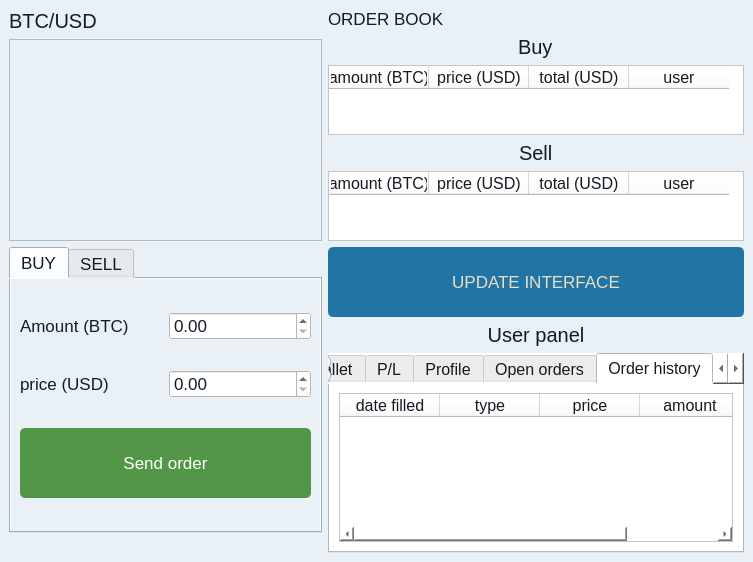
<?xml version="1.0" encoding="UTF-8"?>
<ui version="4.0">
 <class>mainwindow</class>
 <widget class="QMainWindow" name="mainwindow">
  <property name="windowModality">
   <enum>Qt::NonModal</enum>
  </property>
  <property name="enabled">
   <bool>true</bool>
  </property>
  <property name="geometry">
   <rect>
    <x>0</x>
    <y>0</y>
    <width>753</width>
    <height>562</height>
   </rect>
  </property>
  <property name="sizePolicy">
   <sizepolicy hsizetype="Fixed" vsizetype="Fixed">
    <horstretch>0</horstretch>
    <verstretch>0</verstretch>
   </sizepolicy>
  </property>
  <property name="maximumSize">
   <size>
    <width>753</width>
    <height>562</height>
   </size>
  </property>
  <property name="windowTitle">
   <string>MainWindow</string>
  </property>
  <property name="styleSheet">
   <string notr="true">background-color:#E9F1F7</string>
  </property>
  <widget class="QWidget" name="centralwidget">
   <layout class="QGridLayout" name="gridLayout_3">
    <item row="0" column="1">
     <layout class="QVBoxLayout" name="verticalLayout">
      <item>
       <widget class="QLabel" name="orderbook_label">
        <property name="styleSheet">
         <string notr="true">font-family: &quot;Century&quot;;
font-size: 13pt;
color: #131B23;</string>
        </property>
        <property name="text">
         <string>ORDER BOOK</string>
        </property>
       </widget>
      </item>
      <item alignment="Qt::AlignHCenter">
       <widget class="QLabel" name="buy_label_orderbook">
        <property name="styleSheet">
         <string notr="true">font: 50pt &quot;Century&quot;;
font-size: 15pt;
color: #131B23;
</string>
        </property>
        <property name="text">
         <string>Buy</string>
        </property>
       </widget>
      </item>
      <item>
       <widget class="QTableWidget" name="buy_orders_table">
        <property name="styleSheet">
         <string notr="true">font-family: &quot;Century&quot;;
font-size: 12pt;
color: #131B23;
background-color:white</string>
        </property>
        <property name="sizeAdjustPolicy">
         <enum>QAbstractScrollArea::AdjustToContents</enum>
        </property>
        <property name="editTriggers">
         <set>QAbstractItemView::NoEditTriggers</set>
        </property>
        <column>
         <property name="text">
          <string>amount (BTC)</string>
         </property>
        </column>
        <column>
         <property name="text">
          <string>price (USD)</string>
         </property>
        </column>
        <column>
         <property name="text">
          <string>total (USD)</string>
         </property>
        </column>
        <column>
         <property name="text">
          <string>user</string>
         </property>
        </column>
       </widget>
      </item>
      <item alignment="Qt::AlignHCenter">
       <widget class="QLabel" name="sell_label_orderbook">
        <property name="styleSheet">
         <string notr="true">font: 50pt &quot;Century&quot;;
font-size: 15pt;
color: #131B23;</string>
        </property>
        <property name="text">
         <string>Sell</string>
        </property>
       </widget>
      </item>
      <item>
       <widget class="QTableWidget" name="sell_orders_table">
        <property name="maximumSize">
         <size>
          <width>16777215</width>
          <height>16777215</height>
         </size>
        </property>
        <property name="styleSheet">
         <string notr="true">font-family: &quot;Century&quot;;
font-size: 12pt;
color: #131B23;
background-color:white</string>
        </property>
        <property name="sizeAdjustPolicy">
         <enum>QAbstractScrollArea::AdjustToContents</enum>
        </property>
        <property name="editTriggers">
         <set>QAbstractItemView::NoEditTriggers</set>
        </property>
        <column>
         <property name="text">
          <string>amount (BTC)</string>
         </property>
        </column>
        <column>
         <property name="text">
          <string>price (USD)</string>
         </property>
        </column>
        <column>
         <property name="text">
          <string>total (USD)</string>
         </property>
        </column>
        <column>
         <property name="text">
          <string>user</string>
         </property>
        </column>
       </widget>
      </item>
     </layout>
    </item>
    <item row="1" column="1">
     <layout class="QVBoxLayout" name="verticalLayout_6">
      <item>
       <widget class="QPushButton" name="update_interface_button">
        <property name="styleSheet">
         <string notr="true">QPushButton{
	font-family: &quot;Century&quot;;
	font-size: 13pt;
	color: #E7DFC6;
	background-color:#2274A5;
	border-radius: 5;
	height:70 pt;
}

QPushButton:hover{
	background-color:#2a8cc7;
	border-radius: 8
}</string>
        </property>
        <property name="text">
         <string>UPDATE INTERFACE</string>
        </property>
       </widget>
      </item>
      <item>
       <widget class="QLabel" name="label_2">
        <property name="styleSheet">
         <string notr="true">font-family: &quot;Century&quot;;
font-size: 15pt;
color: #131B23;</string>
        </property>
        <property name="text">
         <string>User panel</string>
        </property>
        <property name="alignment">
         <set>Qt::AlignCenter</set>
        </property>
       </widget>
      </item>
      <item>
       <widget class="QTabWidget" name="tabWidget_2">
        <property name="styleSheet">
         <string notr="true">font-family: &quot;Century&quot;;
font-size: 12pt;
color: #131B23;
background-color:white</string>
        </property>
        <property name="currentIndex">
         <number>4</number>
        </property>
        <widget class="QWidget" name="tab">
         <attribute name="title">
          <string>Wallet</string>
         </attribute>
         <layout class="QVBoxLayout" name="verticalLayout_5">
          <item>
           <layout class="QHBoxLayout" name="horizontalLayout">
            <item>
             <widget class="QLabel" name="label_3">
              <property name="styleSheet">
               <string notr="true"/>
              </property>
              <property name="text">
               <string>Bitcoin :</string>
              </property>
              <property name="alignment">
               <set>Qt::AlignLeading|Qt::AlignLeft|Qt::AlignVCenter</set>
              </property>
             </widget>
            </item>
            <item>
             <widget class="QLCDNumber" name="user_btc_balance"/>
            </item>
           </layout>
          </item>
          <item>
           <layout class="QHBoxLayout" name="horizontalLayout_2">
            <item>
             <widget class="QLabel" name="label_4">
              <property name="font">
               <font>
                <family>Century</family>
                <pointsize>12</pointsize>
                <weight>50</weight>
                <italic>false</italic>
                <bold>false</bold>
               </font>
              </property>
              <property name="text">
               <string>US dollars : </string>
              </property>
              <property name="alignment">
               <set>Qt::AlignLeading|Qt::AlignLeft|Qt::AlignVCenter</set>
              </property>
             </widget>
            </item>
            <item>
             <widget class="QLCDNumber" name="user_usd_balance"/>
            </item>
           </layout>
          </item>
         </layout>
        </widget>
        <widget class="QWidget" name="tab_2">
         <attribute name="title">
          <string>P/L</string>
         </attribute>
         <layout class="QVBoxLayout" name="verticalLayout_7">
          <item>
           <widget class="QLabel" name="label_9">
            <property name="text">
             <string>your net profit/loss</string>
            </property>
           </widget>
          </item>
          <item>
           <layout class="QVBoxLayout" name="verticalLayout_10">
            <item>
             <layout class="QHBoxLayout" name="horizontalLayout_12">
              <item>
               <widget class="QLabel" name="label_5">
                <property name="text">
                 <string>US Dollars</string>
                </property>
               </widget>
              </item>
              <item>
               <widget class="QLCDNumber" name="usd_profit"/>
              </item>
             </layout>
            </item>
            <item>
             <layout class="QHBoxLayout" name="horizontalLayout_13">
              <item>
               <widget class="QLabel" name="label_6">
                <property name="text">
                 <string>Bitcoin</string>
                </property>
               </widget>
              </item>
              <item>
               <widget class="QLCDNumber" name="btc_profit"/>
              </item>
             </layout>
            </item>
           </layout>
          </item>
         </layout>
        </widget>
        <widget class="QWidget" name="tab_3">
         <attribute name="title">
          <string>Profile</string>
         </attribute>
         <widget class="QWidget" name="verticalLayoutWidget">
          <property name="geometry">
           <rect>
            <x>-1</x>
            <y>-1</y>
            <width>371</width>
            <height>263</height>
           </rect>
          </property>
          <layout class="QVBoxLayout" name="verticalLayout_9">
           <item>
            <layout class="QHBoxLayout" name="horizontalLayout_10">
             <item>
              <widget class="QLabel" name="label_11">
               <property name="text">
                <string>first name</string>
               </property>
              </widget>
             </item>
             <item>
              <widget class="QLabel" name="first_name">
               <property name="text">
                <string/>
               </property>
              </widget>
             </item>
            </layout>
           </item>
           <item>
            <layout class="QHBoxLayout" name="horizontalLayout_11">
             <item>
              <widget class="QLabel" name="label_12">
               <property name="text">
                <string>last name</string>
               </property>
              </widget>
             </item>
             <item>
              <widget class="QLabel" name="last_name">
               <property name="text">
                <string/>
               </property>
              </widget>
             </item>
            </layout>
           </item>
           <item>
            <layout class="QHBoxLayout" name="horizontalLayout_7">
             <item>
              <widget class="QLabel" name="label_10">
               <property name="text">
                <string>username</string>
               </property>
              </widget>
             </item>
             <item>
              <widget class="QLabel" name="username">
               <property name="text">
                <string/>
               </property>
              </widget>
             </item>
            </layout>
           </item>
          </layout>
         </widget>
        </widget>
        <widget class="QWidget" name="tab_4">
         <attribute name="title">
          <string>Open orders</string>
         </attribute>
         <layout class="QGridLayout" name="gridLayout_2">
          <item row="0" column="0">
           <widget class="QTableWidget" name="my_open_orders_table">
            <property name="editTriggers">
             <set>QAbstractItemView::NoEditTriggers</set>
            </property>
            <column>
             <property name="text">
              <string>type</string>
             </property>
            </column>
            <column>
             <property name="text">
              <string>amount</string>
             </property>
            </column>
            <column>
             <property name="text">
              <string>price</string>
             </property>
            </column>
            <column>
             <property name="text">
              <string>quote filled</string>
             </property>
            </column>
           </widget>
          </item>
         </layout>
        </widget>
        <widget class="QWidget" name="tab_5">
         <attribute name="title">
          <string>Order history</string>
         </attribute>
         <layout class="QGridLayout" name="gridLayout">
          <item row="0" column="0">
           <widget class="QTableWidget" name="my_order_history_table">
            <property name="styleSheet">
             <string notr="true">background-color:white</string>
            </property>
            <property name="editTriggers">
             <set>QAbstractItemView::NoEditTriggers</set>
            </property>
            <column>
             <property name="text">
              <string>date filled</string>
             </property>
            </column>
            <column>
             <property name="text">
              <string>type</string>
             </property>
            </column>
            <column>
             <property name="text">
              <string>price</string>
             </property>
            </column>
            <column>
             <property name="text">
              <string>amount</string>
             </property>
            </column>
           </widget>
          </item>
         </layout>
        </widget>
       </widget>
      </item>
     </layout>
    </item>
    <item row="0" column="0">
     <layout class="QVBoxLayout" name="verticalLayout_4">
      <item>
       <widget class="QLabel" name="label">
        <property name="styleSheet">
         <string notr="true">font-family: &quot;Century&quot;;
font-size: 15pt;
color: #131B23;</string>
        </property>
        <property name="text">
         <string>BTC/USD</string>
        </property>
       </widget>
      </item>
      <item>
       <widget class="QGraphicsView" name="graphicsView">
        <property name="styleSheet">
         <string notr="true"/>
        </property>
       </widget>
      </item>
     </layout>
    </item>
    <item row="1" column="0">
     <layout class="QVBoxLayout" name="verticalLayout_2">
      <item>
       <widget class="QTabWidget" name="tabWidget">
        <property name="layoutDirection">
         <enum>Qt::LeftToRight</enum>
        </property>
        <property name="autoFillBackground">
         <bool>false</bool>
        </property>
        <property name="styleSheet">
         <string notr="true">font-family: &quot;Century&quot;;
font-size: 13pt;
color: #131B23;</string>
        </property>
        <property name="currentIndex">
         <number>0</number>
        </property>
        <property name="elideMode">
         <enum>Qt::ElideLeft</enum>
        </property>
        <property name="documentMode">
         <bool>false</bool>
        </property>
        <property name="tabsClosable">
         <bool>false</bool>
        </property>
        <property name="movable">
         <bool>false</bool>
        </property>
        <property name="tabBarAutoHide">
         <bool>false</bool>
        </property>
        <widget class="QWidget" name="tab_buy_order">
         <attribute name="title">
          <string>BUY</string>
         </attribute>
         <layout class="QVBoxLayout" name="verticalLayout_3">
          <item>
           <layout class="QHBoxLayout" name="horizontalLayout_4">
            <item>
             <widget class="QLabel" name="amount_buy_order_label">
              <property name="text">
               <string>Amount (BTC)</string>
              </property>
             </widget>
            </item>
            <item>
             <widget class="QDoubleSpinBox" name="amount_buy_order">
              <property name="styleSheet">
               <string notr="true">background-color: white</string>
              </property>
             </widget>
            </item>
           </layout>
          </item>
          <item>
           <layout class="QHBoxLayout" name="horizontalLayout_3">
            <item>
             <widget class="QLabel" name="price_buy_order_label">
              <property name="text">
               <string>price (USD)</string>
              </property>
             </widget>
            </item>
            <item>
             <widget class="QDoubleSpinBox" name="price_buy_order">
              <property name="styleSheet">
               <string notr="true">background-color:white;</string>
              </property>
             </widget>
            </item>
           </layout>
          </item>
          <item>
           <layout class="QHBoxLayout" name="horizontalLayout_8">
            <item>
             <widget class="QPushButton" name="send_buy_order">
              <property name="styleSheet">
               <string notr="true">QPushButton{
	font-family:&quot;Century&quot;;
	font-size: 13pt;
	color: white;
	background-color:#549648;
	border-radius: 5;
	height:70 pt ;
}

QPushButton:hover{
	background-color:#68ba59;
	border-radius: 8
}</string>
              </property>
              <property name="text">
               <string>Send order</string>
              </property>
             </widget>
            </item>
           </layout>
          </item>
         </layout>
        </widget>
        <widget class="QWidget" name="tab_sell_order">
         <attribute name="title">
          <string>SELL</string>
         </attribute>
         <layout class="QVBoxLayout" name="verticalLayout_8">
          <item>
           <layout class="QHBoxLayout" name="horizontalLayout_6">
            <item>
             <widget class="QLabel" name="amount_sell_order_label">
              <property name="text">
               <string>Amount (BTC)</string>
              </property>
             </widget>
            </item>
            <item>
             <widget class="QDoubleSpinBox" name="amount_sell_order">
              <property name="styleSheet">
               <string notr="true">background-color:white;</string>
              </property>
             </widget>
            </item>
           </layout>
          </item>
          <item>
           <layout class="QHBoxLayout" name="horizontalLayout_5">
            <item>
             <widget class="QLabel" name="price_sell_order_label">
              <property name="text">
               <string>price (USD)</string>
              </property>
             </widget>
            </item>
            <item>
             <widget class="QDoubleSpinBox" name="price_sell_order">
              <property name="styleSheet">
               <string notr="true">background-color:white;</string>
              </property>
             </widget>
            </item>
           </layout>
          </item>
          <item>
           <layout class="QHBoxLayout" name="horizontalLayout_9">
            <item>
             <widget class="QPushButton" name="send_sell_order">
              <property name="styleSheet">
               <string notr="true">QPushButton{
	font-family:&quot;Century&quot;;
	font-size: 13pt;
	color: white;
	background-color:#bd0817;
	border-radius: 5;
	height:  70 pt;
}

QPushButton:hover{
	background-color:#e00417;
	border-radius: 8
}</string>
              </property>
              <property name="text">
               <string>Send order</string>
              </property>
             </widget>
            </item>
           </layout>
          </item>
         </layout>
        </widget>
       </widget>
      </item>
      <item>
       <widget class="QLabel" name="order_error_message">
        <property name="text">
         <string/>
        </property>
       </widget>
      </item>
     </layout>
    </item>
   </layout>
  </widget>
  <widget class="QMenuBar" name="menubar">
   <property name="geometry">
    <rect>
     <x>0</x>
     <y>0</y>
     <width>753</width>
     <height>22</height>
    </rect>
   </property>
  </widget>
 </widget>
 <resources/>
 <connections/>
</ui>
